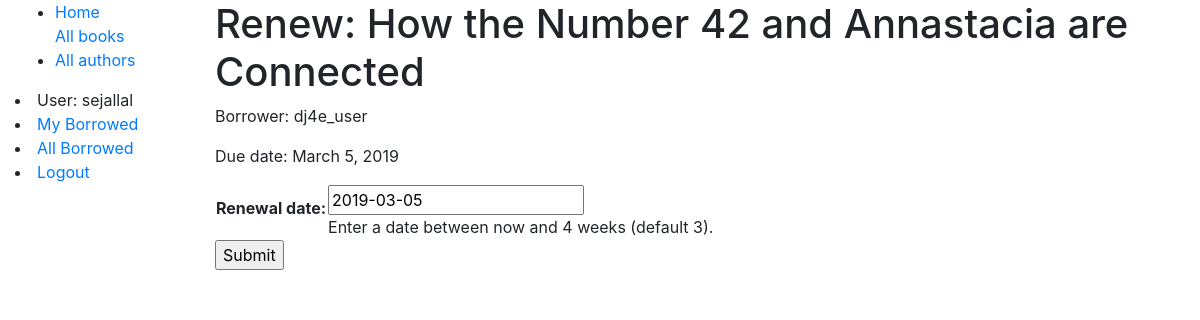
Page /catalog/book/759e45c3-60e7-477e-880f-4b8846f533eb/renew/ (signed in) on the committed database.
### catalog/models.py (models this page shows, shortened)
class BookInstance(models.Model):
    id = models.UUIDField(primary_key=True, default=uuid.uuid4, help_text='Unique ID for this particular book across whole library')
    book = models.ForeignKey('Book', on_delete=models.SET_NULL, null=True)
    imprint = models.CharField(max_length=200)
    due_back = models.DateField(null=True, blank=True)
    borrower = models.ForeignKey(User, on_delete=models.SET_NULL, null=True, blank=True)
    LOAN_STATUS = (
        ('m', 'Maintenance'),
        ('o', 'On loan'),
        ('a', 'Available'),
        ('r', 'Reserved'),
    )
    status = models.CharField(
        max_length=1,
        choices=LOAN_STATUS,
        blank=True,
        default='m',
        help_text='Book availability',
    )
    class Meta:
        ordering = ['due_back']
        permissions = (("can_mark_returned", "Set book as returned"),)
    @property
    def is_overdue(self):
        if self.due_back and date.today() > self.due_back:
            return True
        return False

class Book(models.Model):
    title = models.CharField(max_length=200)
    author = models.ForeignKey('Author', on_delete=models.SET_NULL, null=True)
    summary = models.TextField(max_length=1000, help_text='Enter a brief description of the book')
    isbn = models.CharField('ISBN', max_length=13, help_text='13 Character <a href="https://www.isbn-international.org/content/what-isbn">ISBN number</a>')
    genre = models.ManyToManyField(Genre, help_text='Select a genre for this book')
    def display_genre(self):
        """Create a string for the Genre. This is required to display genre in Admin."""
        return ', '.join(genre.name for genre in self.genre.all()[:3])
    display_genre.short_description = 'Genre'

### catalog/views.py (the view)
# urls.py: path('book/<uuid:pk>/renew/', views.renew_book_librarian, name='renew-book-librarian'),
@permission_required('catalog.can_mark_returned')
def renew_book_librarian(request, pk):
    book_instance = get_object_or_404(BookInstance, pk=pk)
    if request.method == 'POST':
        form = RenewBookForm(request.POST)
        if form.is_valid():
            book_instance.due_back = form.cleaned_data['renewal_date']
            book_instance.save()
            return HttpResponseRedirect(reverse('all-borrowed') )
    else:
        proposed_renewal_date = datetime.date.today() + datetime.timedelta(weeks=3)
        form = RenewBookForm(initial={'renewal_date': proposed_renewal_date})
    context = {
        'form': form,
        'book_instance': book_instance,
    }
    return render(request, 'catalog/book_renew_librarian.html', context)

### catalog/forms.py (shortened to what this page needs)
class RenewBookForm(forms.Form):
    renewal_date = forms.DateField(help_text="Enter a date between now and 4 weeks (default 3).")

### catalog/templates/catalog/book_renew_librarian.html (shortened to what this page needs)
{% extends "base_generic.html" %}
{% block content %}
  <h1>Renew: {{ book_instance.book.title }}</h1>
  <p>Borrower: {{ book_instance.borrower }}</p>
  <p{% if book_instance.is_overdue %} class="text-danger"{% endif %}>Due date: {{ book_instance.due_back }}</p>
  <form action="" method="post">
    <table>
    {{ form.as_table }}
    </table>
    <input type="submit" value="Submit">
  </form>
{% endblock %}

### catalog/templates/base_generic.html (shortened to what this page needs)
<!DOCTYPE html>
<html lang="en">
<head>
  <link rel="stylesheet" href="https://stackpath.bootstrapcdn.com/bootstrap/4.1.3/css/bootstrap.min.css">
  {% load static %}
  <link rel="stylesheet" href="{% static 'css/styles.css' %}">
</head>
<body>
  <div class="container-fluid">
    <div class="row">
      <div class="col-sm-2">
      {% block sidebar %}
        <ul class="sidebar-nav">
          <li><a href="{% url 'index' %}">Home</a></li
          <li><a href="{% url 'books' %}">All books</a></li>
          <li><a href="{% url 'authors' %}">All authors</a></li>
        </ul>
        {% if user.is_authenticated %}
          <li>User: {{ user.get_username }}</li>
          <li><a href="{% url 'my-borrowed' %}">My Borrowed</a></li>
          {% if perms.catalog.can_mark_returned %}
          <li><a href="{% url 'all-borrowed'%}">All Borrowed</a></li>
          {% endif %}
          <li><a href="{% url 'logout'%}?next={{request.path}}">Logout</a></li>
        {% else %}
         <li><a href="{% url 'login'%}?next={{request.path}}">Login</a></li>
        {% endif %}
     {% endblock %}
      </div>
      <div class="col-sm-10 ">
          {% block content %}{% endblock %}</div>
    </div>
  </div>
</body>
</html>

### rows in the picture
BookInstance: book "How the Number 42 and Annastacia are Connected", borrower "dj4e_user", due_back "March 5, 2019"

### other values in the picture
{{ user.get_username }} "sejallal"
